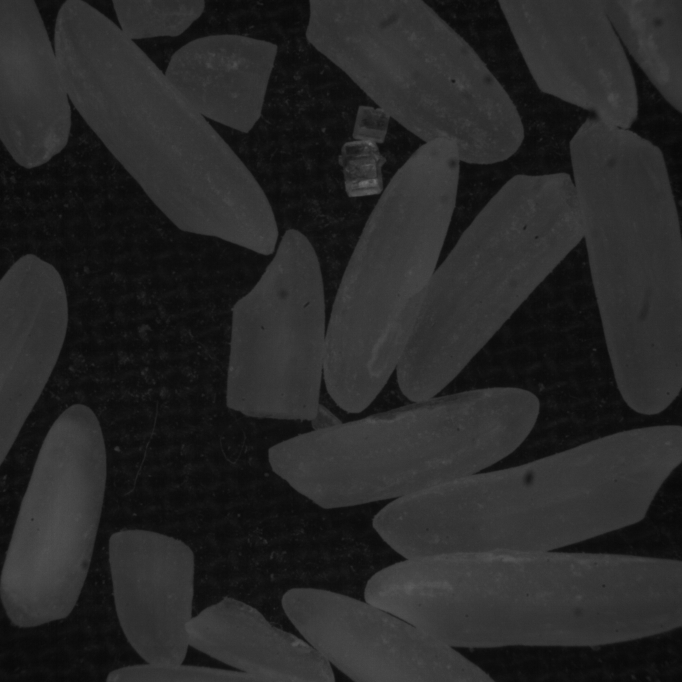
#> input picture PromsaTest/arros.bmp, 2046 x 2046 px (shown at 1/3 size)
$ python disttransf_and_watershed.py
#> lines starting #> are read from the running program, lines starting #| are printed output that depends on the picture; after the words box and inside, x2 and y2 are one past the last pixel; in counts of white or black regions, pixels touching at a corner belong together
import numpy as np
import cv2

def draw_circle(event,x,y,flags,param):
    global mouseX,mouseY
    if event == cv2.EVENT_LBUTTONDBLCLK:
        cv2.circle(opening,(x,y),15,100,-1)
        mouseX,mouseY = x,y

def draw_line(event,x,y,flags,param):
    if event == cv2.EVENT_LBUTTONDBLCLK:
        # cv2.circle(img,(x,y),15,100,-1)
        ar.append((x,y))
        print(x,y, len(ar))
        if len(ar)==2:
            cv2.line(opening, ar[0], ar[1], 100, 5)
            ar.clear()

img = cv2.resize(cv2.imread('arros.bmp'),(512,512))
#> img: shape (512, 512, 3); min 7, max 108, mean 39.6
cv2.imshow('src', img)

gray = cv2.cvtColor(img,cv2.COLOR_BGR2GRAY)
ret, thresh = cv2.threshold(gray,0,255,cv2.THRESH_BINARY_INV+cv2.THRESH_OTSU)
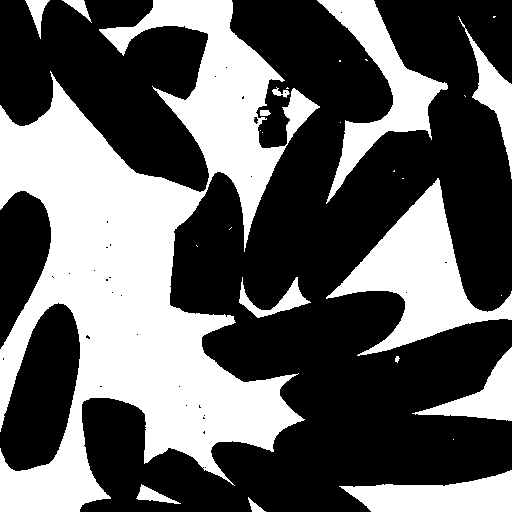
#> thresh: shape (512, 512); 38.3% white; 28 white regions (14 under 20 px), largest, box (x1, y1, x2, y2) and area: (0, 0, 320, 512) 70645, (326, 178, 512, 356) 11409, (317, 0, 448, 204) 7084
#> ret = 35
thresh=cv2.bitwise_not(thresh)
cv2.imshow('thresh', thresh)

# noise removal
kernel = np.ones((6,6),np.uint8)
opening = cv2.morphologyEx(thresh,cv2.MORPH_OPEN,kernel, iterations = 2)
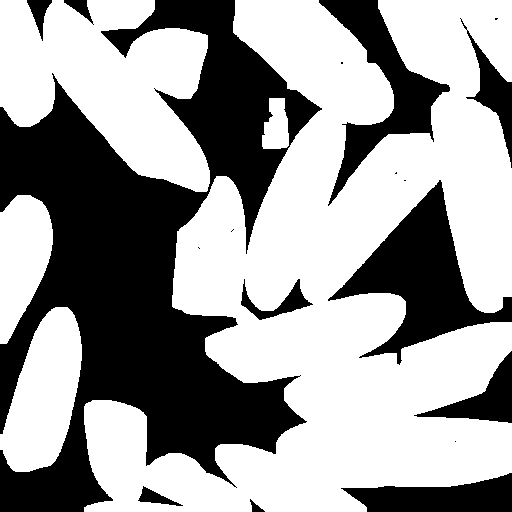
#> opening: shape (512, 512); 61.3% white; 18 black regions (7 under 20 px), largest, box (x1, y1, x2, y2) and area: (0, 0, 322, 512) 72072, (328, 180, 512, 365) 11500, (319, 0, 450, 206) 7308
cv2.imshow('opening', opening)

# sure background area
sure_bg = cv2.dilate(opening,kernel,iterations=3)
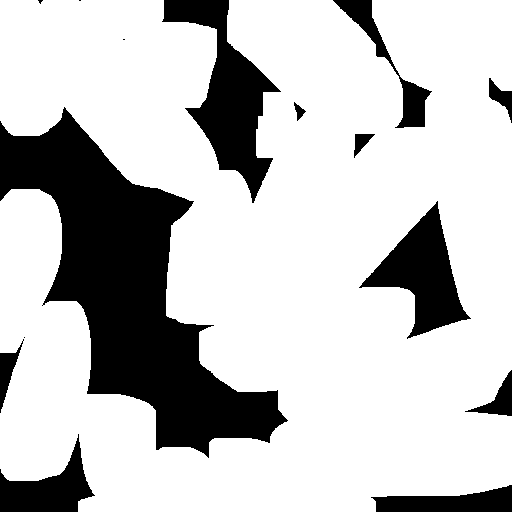
#> sure_bg: shape (512, 512); 76.7% white; 15 black regions (4 under 20 px), largest, box (x1, y1, x2, y2) and area: (0, 107, 288, 458) 36307, (162, 0, 281, 203) 8561, (359, 201, 471, 339) 6125
cv2.imshow('sure_bg', sure_bg)

# Finding sure foreground area
dist_transform = cv2.distanceTransform(opening,cv2.DIST_L2,3)
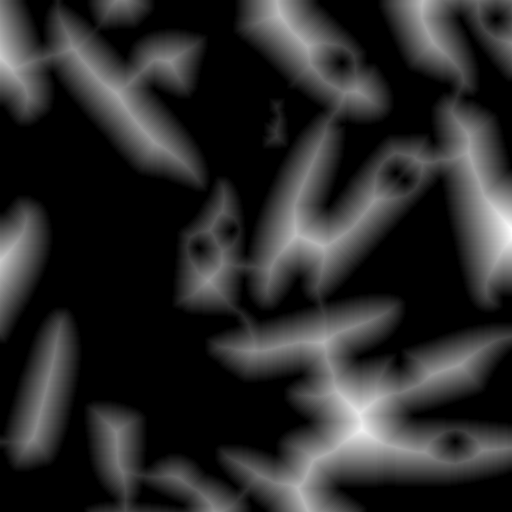
#> dist_transform: shape (512, 512) float32; min 0, max 58.26, mean 9.8; drawn with min black and max white
# cv2.normalize(dist_transform, dist_transform, 0, 1.0, cv2.NORM_MINMAX)
ret, sure_fg = cv2.threshold(dist_transform, 0.4*dist_transform.max(),255,0)
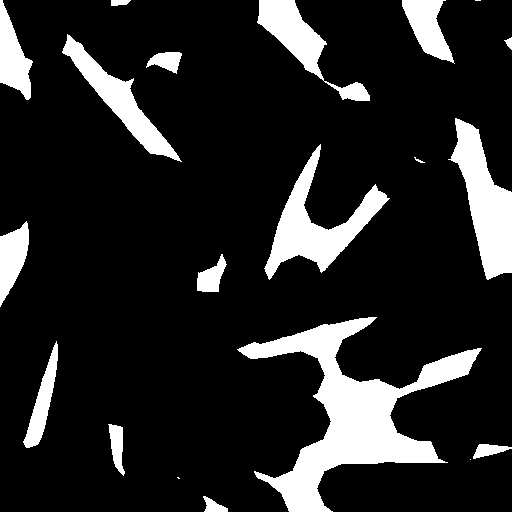
#> sure_fg: shape (512, 512) float32; 14.9% white; 20 white regions (3 under 20 px), largest, box (x1, y1, x2, y2) and area: (237, 317, 482, 512) 13971, (264, 144, 390, 280) 5021, (448, 118, 512, 280) 4977
#> ret = 23.3


ar=[]
cv2.namedWindow('click')
cv2.setMouseCallback('click',draw_line)
while(1):
    cv2.imshow('click',opening)
    k = cv2.waitKey(20) & 0xFF
#> (key Esc is pressed here)
    if k == 27:
        break

sure_fg = np.where(opening != 100, 0, 255).astype(np.uint8)
#> sure_fg: shape (512, 512); every value is 0
cv2.imshow('sure_fg', sure_fg)
# cv2.waitKey()


# Finding unknown region
sure_fg = np.uint8(sure_fg)
unknown = cv2.subtract(sure_bg, sure_fg)
cv2.imshow('unknown', unknown)

# Marker labelling
ret, markers = cv2.connectedComponents(sure_fg)
#> markers: shape (512, 512) int32; every value is 0
#> ret = 1
# Add one to all labels so that sure background is not 0, but 1
markers = markers+1
#> markers: shape (512, 512) int32; every value is 1
# Now, mark the region of unknown with zero
markers[unknown == 255] = 0


markers = cv2.watershed(img, markers)
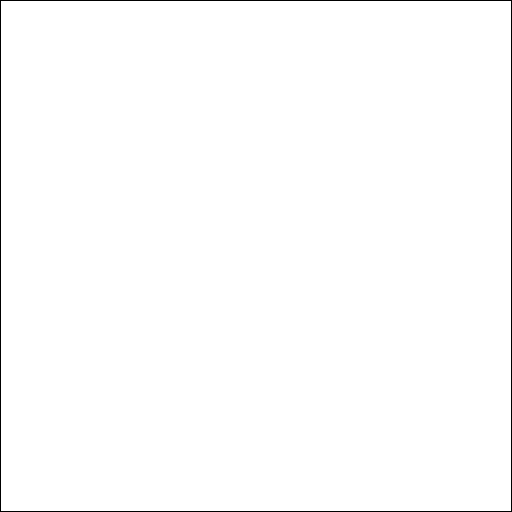
#> markers: shape (512, 512) int32; values -1 (black) and 1 (white), 99.2% white; black in thin lines or dots
img[markers == -1] = [255, 0, 0]
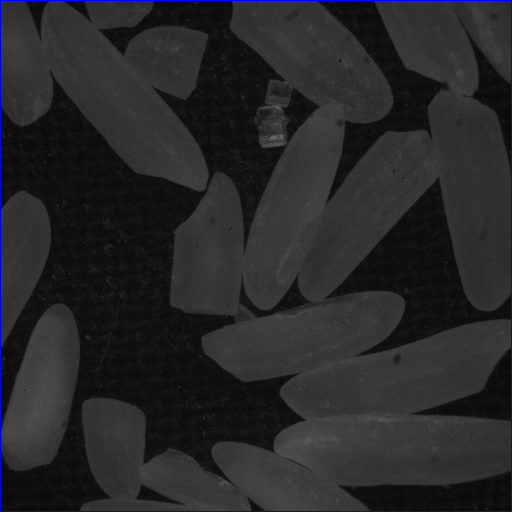
#> img: shape (512, 512, 3); mean B, G, R 41.3, 39.3, 39.3
norm_arr = (markers - np.min(markers)) / (np.max(markers) - np.min(markers))
cv2.imshow('norm_arr', norm_arr)
cv2.imshow('img', img)
cv2.waitKey()

$ run again, with PromsaTest/sal.bmp copied over PromsaTest/arros.bmp
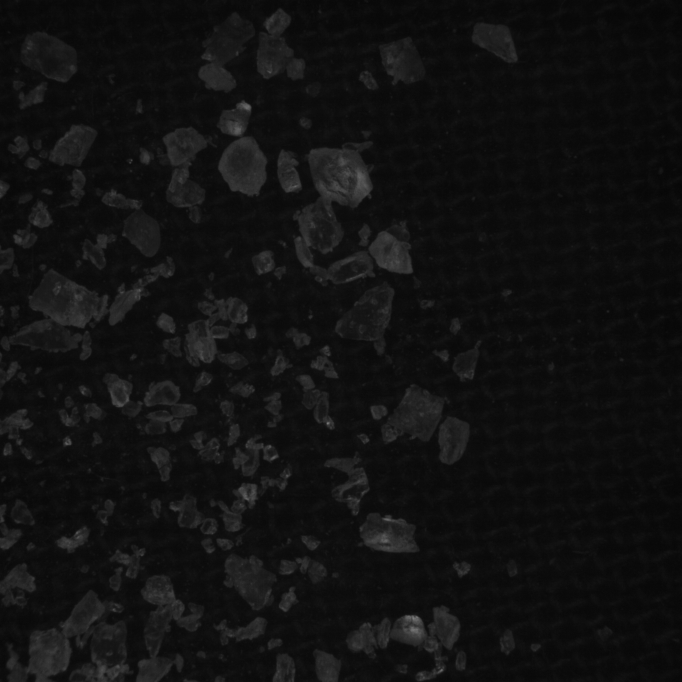
#> input picture PromsaTest/sal.bmp, 2046 x 2046 px (shown at 1/3 size)
#> `ret, thresh = cv2.threshold(gray,0,255,cv2.THRESH_BINARY_INV+cv2.THRES..`:
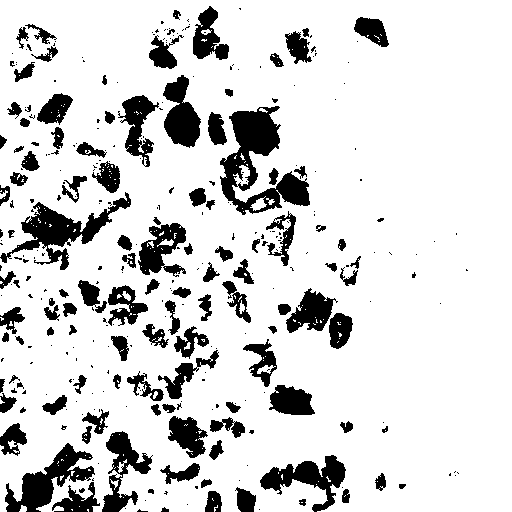
#> thresh: shape (512, 512); 84% white; 333 black regions (216 under 20 px), largest, box (x1, y1, x2, y2) and area: (220, 106, 310, 215) 4116, (0, 192, 131, 270) 2762, (5, 443, 95, 512) 2326
#> `ret, thresh = cv2.threshold(gray,0,255,cv2.THRESH_BINARY_INV+cv2.THRES..`: ret = 25
#> opening: shape (512, 512); 5.4% white; 35 white regions, largest, box (x1, y1, x2, y2) and area: (235, 113, 280, 156) 1609, (167, 106, 201, 148) 1161, (24, 468, 62, 510) 1038
#> sure_bg: shape (512, 512); 15.3% white; 20 white regions, largest, box (x1, y1, x2, y2) and area: (121, 44, 289, 185) 10252, (233, 456, 356, 512) 4020, (33, 207, 111, 255) 2991
#> `ret, sure_fg = cv2.threshold(dist_transform, 0.4*dist_transform.max(),..`: ret = 7.92
#> `ret, markers = cv2.connectedComponents(sure_fg)`: ret = 1
#> `img[markers == -1] = [255, 0, 0]`:
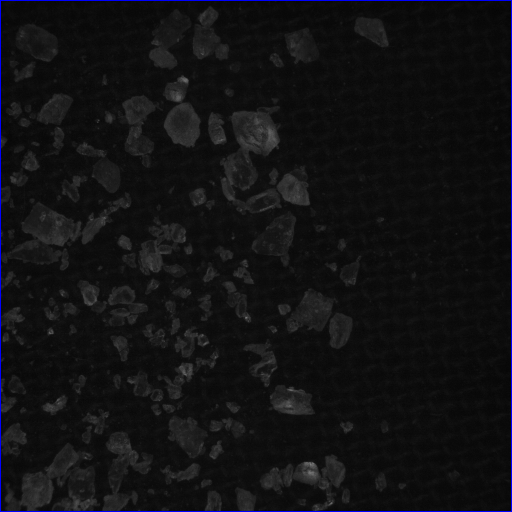
#> img: shape (512, 512, 3); mean B, G, R 19.3, 17.3, 17.3
#> norm_arr: shape (512, 512) float64; values 0 (black) and 1 (white), 99.2% white; black in thin lines or dots

$ run again, with PromsaTest/sal02.bmp copied over PromsaTest/arros.bmp
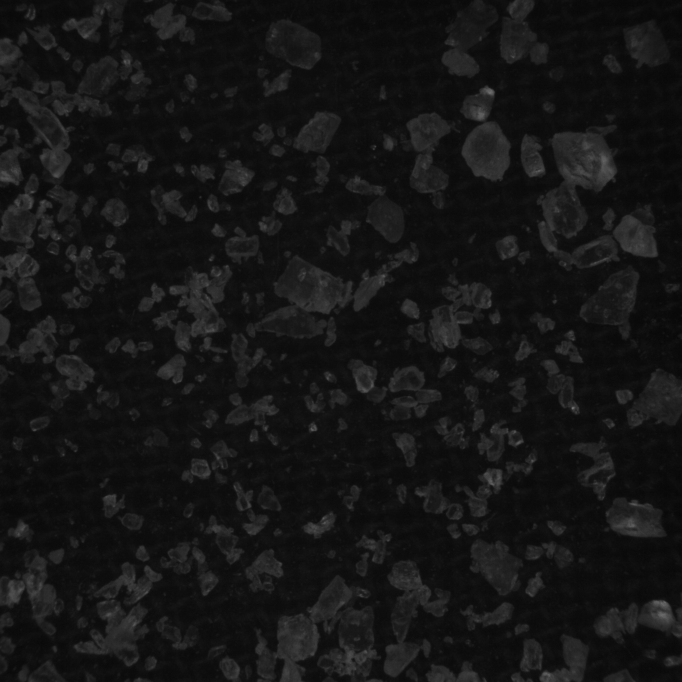
#> input picture PromsaTest/sal02.bmp, 2046 x 2046 px (shown at 1/3 size)
#> `ret, thresh = cv2.threshold(gray,0,255,cv2.THRESH_BINARY_INV+cv2.THRES..`:
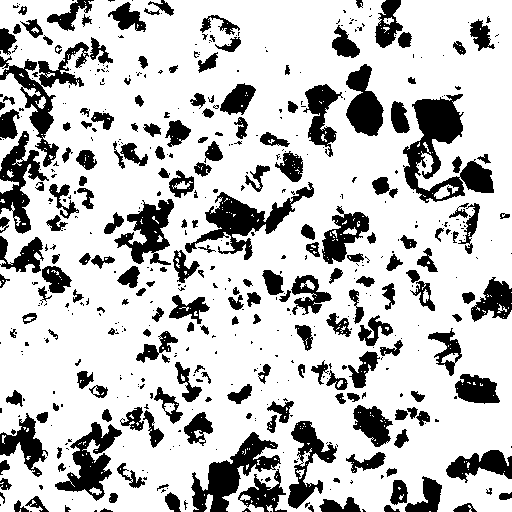
#> thresh: shape (512, 512); 76.3% white; 541 black regions (335 under 20 px), largest, box (x1, y1, x2, y2) and area: (403, 94, 494, 203) 3986, (185, 182, 314, 260) 2752, (191, 432, 281, 512) 2632
#> `ret, thresh = cv2.threshold(gray,0,255,cv2.THRESH_BINARY_INV+cv2.THRES..`: ret = 27
#> opening: shape (512, 512); 6.1% white; 46 white regions, largest, box (x1, y1, x2, y2) and area: (418, 102, 463, 144) 1598, (350, 95, 384, 136) 1150, (211, 457, 248, 499) 1049
#> sure_bg: shape (512, 512); 18.1% white; 31 white regions, largest, box (x1, y1, x2, y2) and area: (304, 34, 472, 153) 9553, (210, 199, 294, 245) 2938, (205, 451, 257, 512) 2599
#> `ret, sure_fg = cv2.threshold(dist_transform, 0.4*dist_transform.max(),..`: ret = 7.92
#> `ret, markers = cv2.connectedComponents(sure_fg)`: ret = 1
#> `img[markers == -1] = [255, 0, 0]`:
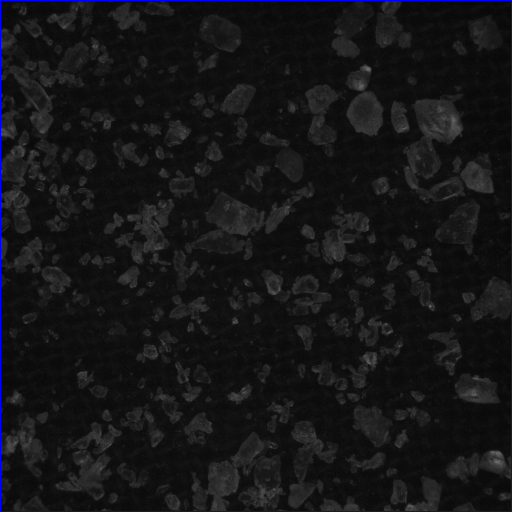
#> img: shape (512, 512, 3); mean B, G, R 23.1, 21.1, 21.1
#> norm_arr: shape (512, 512) float64; values 0 (black) and 1 (white), 99.2% white; black in thin lines or dots

$ run again, with PromsaTest/sal03.bmp copied over PromsaTest/arros.bmp
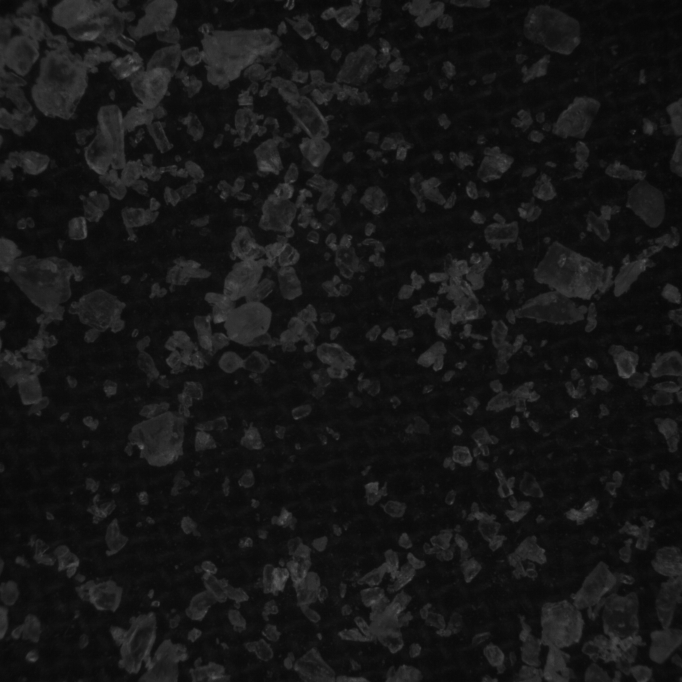
#> input picture PromsaTest/sal03.bmp, 2046 x 2046 px (shown at 1/3 size)
#> `ret, thresh = cv2.threshold(gray,0,255,cv2.THRESH_BINARY_INV+cv2.THRES..`: ret = 27
#> opening: shape (512, 512); 7.6% white; 47 white regions, largest, box (x1, y1, x2, y2) and area: (162, 185, 205, 261) 2011, (155, 24, 209, 66) 1643, (27, 35, 67, 89) 1408
#> sure_bg: shape (512, 512); 20.8% white; 27 white regions, largest, box (x1, y1, x2, y2) and area: (0, 0, 138, 151) 12817, (133, 178, 241, 270) 6313, (0, 175, 57, 314) 4319
#> `ret, sure_fg = cv2.threshold(dist_transform, 0.4*dist_transform.max(),..`: ret = 7.26
#> `ret, markers = cv2.connectedComponents(sure_fg)`: ret = 1
#> `img[markers == -1] = [255, 0, 0]`:
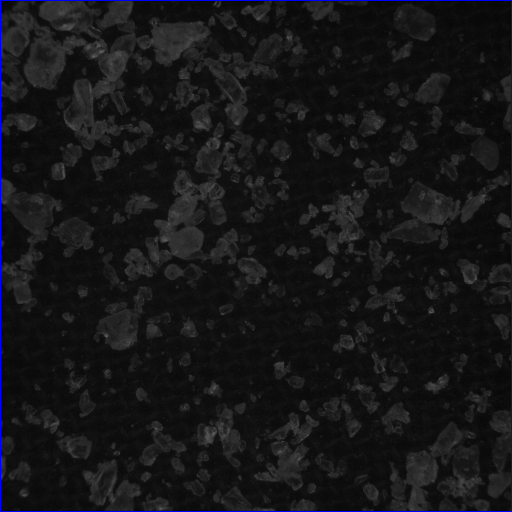
#> img: shape (512, 512, 3); mean B, G, R 23.8, 21.8, 21.8
#> norm_arr: shape (512, 512) float64; values 0 (black) and 1 (white), 99.2% white; black in thin lines or dots
